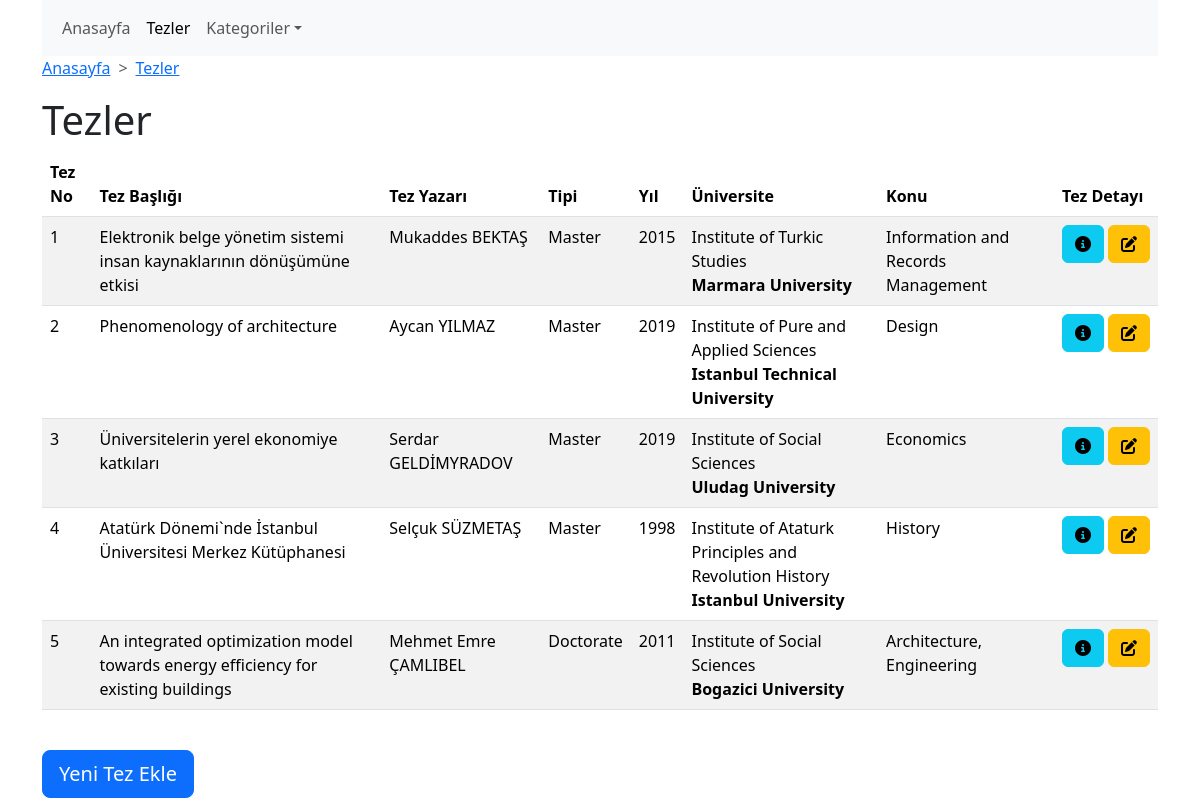
The app's page /thesis/tezler.php with its own data.
### tables this page shows
CREATE TABLE thesis (
  thesis_no int(7) unsigned NOT NULL AUTO_INCREMENT, 
  author_id int(11) unsigned NOT NULL,
  supervisor_id int(11) unsigned NOT NULL,
  institute_id int(11) unsigned NOT NULL,
  subject_id int(11) unsigned NOT NULL,
  language_id int(11) unsigned NOT NULL,
  type enum('Master','Doctorate','Specilization in Medicine','Proficiency in Art') NOT NULL,
  title varchar(500) DEFAULT NULL,
  abstract varchar(5000) DEFAULT NULL,
  year int(4) DEFAULT NULL,
  numberOfPages int(4) DEFAULT NULL,
  submissionDate date DEFAULT NULL,
  PRIMARY KEY (thesis_no),
  KEY thesis_key_1 (author_id),
  KEY thesis_key_2 (supervisor_id),
  KEY thesis_key_3 (institute_id),
  KEY thesis_key_4 (subject_id),
  KEY thesis_key_5 (language_id),
  CONSTRAINT thesis_key_1 FOREIGN KEY (author_id) REFERENCES person (id) ON UPDATE CASCADE,
  CONSTRAINT thesis_key_2 FOREIGN KEY (supervisor_id) REFERENCES person (id) ON UPDATE CASCADE,
  CONSTRAINT thesis_key_3 FOREIGN KEY (institute_id) REFERENCES institute (id) ON UPDATE CASCADE,
  CONSTRAINT thesis_key_4 FOREIGN KEY (subject_id) REFERENCES subject (id) ON UPDATE CASCADE,
  CONSTRAINT thesis_key_5 FOREIGN KEY (language_id) REFERENCES language (id) ON UPDATE CASCADE
);

CREATE TABLE institute (
  id int(11) unsigned NOT NULL AUTO_INCREMENT,
  university_id int(11) unsigned DEFAULT NULL,
  instituteName varchar(100) DEFAULT NULL,
  PRIMARY KEY (id),
  KEY institute_key_1 (university_id),
  CONSTRAINT institute_key_1 FOREIGN KEY (university_id) REFERENCES university (id) ON UPDATE CASCADE
);

CREATE TABLE university (
  id int(11) unsigned NOT NULL AUTO_INCREMENT,
  universityName varchar(100) DEFAULT NULL,
  PRIMARY KEY (id)
);

### thesis/tezler.php (the view, shortened to what this page needs)
<?php
include("db/db.php");
$tezler = $db->query("
SELECT t.thesis_no, CONCAT_WS(' ',p1.personName, p1.personSurname) author, i.instituteName, u.universityName, t.type, t.title, t.year, GROUP_CONCAT(s.subjectName) subject FROM thesis t
LEFT JOIN person p1 ON p1.id=t.author_id
LEFT JOIN institute i ON i.id=t.institute_id
LEFT JOIN university u ON u.id=i.university_id
LEFT JOIN thesis_subject ts ON ts.thesis_id = t.thesis_no
LEFT JOIN subject s ON ts.subject_id = s.id
GROUP BY t.thesis_no
")->fetchAll(5);
?>
<!doctype html>
<html lang="en">
<head>
    <link href="https://cdn.jsdelivr.net/npm/bootstrap@5.3.2/dist/css/bootstrap.min.css" rel="stylesheet">
    <link href="https://cdn.datatables.net/v/bs5/dt-1.13.8/datatables.min.css" rel="stylesheet">
    <link href="https://cdn.datatables.net/1.13.7/css/dataTables.bootstrap5.min.css" rel="stylesheet">
    <link href="https://cdnjs.cloudflare.com/ajax/libs/font-awesome/6.5.1/css/all.min.css" rel="stylesheet">
</head>
<body>
    <header class="container">
        <nav class="navbar navbar-expand-lg bg-body-tertiary">
            <div class="container-fluid">
                <ul class="navbar-nav">
                    <li class="nav-item">
                        <a class="nav-link" aria-current="page" href="./index.php">Anasayfa</a>
                    </li>
                    <li class="nav-item">
                        <a class="nav-link active" href="./tezler.php">Tezler</a>
                    </li>
                    <li class="nav-item dropdown">
                        <a class="nav-link dropdown-toggle" href="#" role="button" data-bs-toggle="dropdown">Kategoriler</a>
                    </li>
                </ul>
            </div>
        </nav>
    </header>
    <nav class="container" style="--bs-breadcrumb-divider: '>';" aria-label="breadcrumb">
        <ol class="breadcrumb">
            <li class="breadcrumb-item"><a href="./index.php">Anasayfa</a></li>
            <li class="breadcrumb-item"><a href="./tezler.php">Tezler</a></li>
        </ol>
    </nav>
    <main class="container">
        <h1>Tezler</h1>
        <table id="tbl_thesis" class="table table-striped" style="width:100%">
            <thead>
                <tr>
                    <th>Tez No</th>
                    <th>Tez Başlığı</th>
                    <th>Tez Yazarı</th>
                    <th>Tipi</th>
                    <th>Yıl</th>
                    <th>Üniversite</th>
                    <th>Konu</th>
                    <th>Tez Detayı</th>
                </tr>
            </thead>
            <tbody>
                <?php foreach($tezler as $tez): ?>
                <tr>
                    <td><?php echo $tez->thesis_no ?></td>
                    <td><?php echo $tez->title ?></td>
                    <td><?php echo $tez->author ?></td>
                    <td><?php echo $tez->type ?></td>
                    <td><?php echo $tez->year ?></td>
                    <td><?php echo $tez->instituteName.'<br><b>'.$tez->universityName.'</b>' ?></td>
                    <td><?php echo str_replace(",", ", ", ($tez->subject ? $tez->subject : "")) ?></td>
                    <td>
                        <div class="d-flex" style="gap:4px;">
                            <a href="tezler_detay.php?thesis_no=<?php echo $tez->thesis_no; ?>" class="btn btn-info" role="button"><i class="fa-sharp fa-solid fa-circle-info"></i></a>
                            <a href="tezler_duzenle.php?thesis_no=<?php echo $tez->thesis_no; ?>" class="btn btn-warning" role="button"><i class="fa-solid fa-pen-to-square"></i></a>
                        </div>
                    </td>
                </tr>
                <?php endforeach; ?>
            </tbody>
        </table>
        <br>
        <a class="btn btn-primary btn-lg" href="./yeni_tez.php" role="button">Yeni Tez Ekle</a>
    </main>
</body>
</html>

### records on screen
thesis: thesis_no "1", title "Elektronik belge yönetim sistemi insan kaynaklarının dönüşümüne etkisi", author "Mukaddes BEKTAŞ", type "Master", year "2015", institute.instituteName "Institute of Turkic Studies", university.universityName "Marmara University", subject "Information and Records Management"
thesis: thesis_no "2", title "Phenomenology of architecture", author "Aycan YILMAZ", type "Master", year "2019", institute.instituteName "Institute of Pure and Applied Sciences", university.universityName "Istanbul Technical University", subject "Design"
thesis: thesis_no "3", title "Üniversitelerin yerel ekonomiye katkıları", author "Serdar GELDİMYRADOV", type "Master", year "2019", institute.instituteName "Institute of Social Sciences", university.universityName "Uludag University", subject "Economics"
thesis: thesis_no "4", title "Atatürk Dönemi`nde İstanbul Üniversitesi Merkez Kütüphanesi", author "Selçuk SÜZMETAŞ", type "Master", year "1998", institute.instituteName "Institute of Ataturk Principles and Revolution History", university.universityName "Istanbul University", subject "History"
thesis: thesis_no "5", title "An integrated optimization model towards energy efficiency for existing buildings", author "Mehmet Emre ÇAMLIBEL", type "Doctorate", year "2011", institute.instituteName "Institute of Social Sciences", university.universityName "Bogazici University", subject "Architecture, Engineering"
